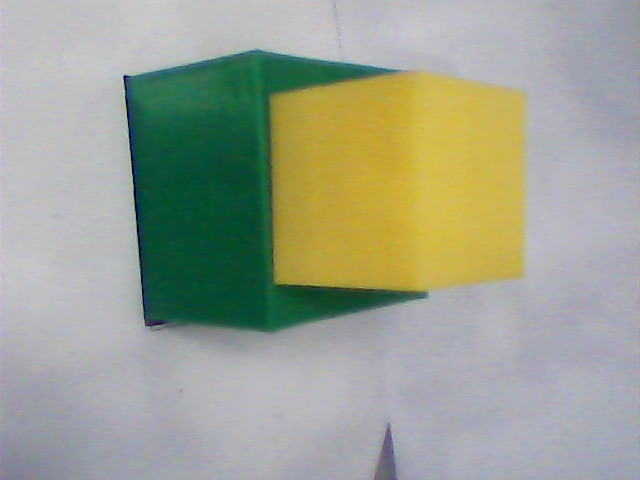
#> input picture c1.png, 640 x 480 px
$ python -i 'main(old).py'   (imports and definitions only)
#> lines starting #> are read from the running program, lines starting #| are printed output that depends on the picture; after the words box and inside, x2 and y2 are one past the last pixel; in counts of white or black regions, pixels touching at a corner belong together
#> further down, picture is the input picture: shape (480, 640, 3); mean B, G, R 145.7, 161.9, 156.3
import numpy as np
import serial
import cv2
import time
start_time = time.time()


# red - 1
# green - 2
# yellow - 3
# blue - 4
# black - 5

# ser = serial.Serial('/dev/ttyACM0', 9600)
ser = serial.Serial('/dev/ttyACM1', 9600)

building_map = []

red_min, red_max, blm_min, blm_max, gre_min, gre_max = 0, 0, 0, 0, 0, 0
yel_min, yel_max, blu_min, blu_max =  0, 0, 0, 0

flagBGR = False

pixel_x = 640

cameraPort = 0


def watchimg(img):
   #  cv2.imshow('img', img)
   #  cv2.waitKey()
   #  cv2.destroyAllWindows()
    pass


def segimg(img):
    pixel = 4
    if flagBGR:

        cv2.rectangle(img, (0, 0), (pixel, pixel), (25, 30, 255), -1)
        cv2.rectangle(img, (pixel, 0), (pixel*2, pixel), (0, 0, 0), -1)
        cv2.rectangle(img, (pixel*2, 0), (pixel*3, pixel), (70, 255, 27), -1)
        cv2.rectangle(img, (pixel*3, 0), (pixel*4, pixel), (60, 255, 204), -1)
        cv2.rectangle(img, (pixel*4, 0), (pixel*5, pixel), (255, 28, 31), -1)

    else:

        cv2.rectangle(img, (0, 0), (pixel, pixel), (20, 20, 255), -1)
        cv2.rectangle(img, (pixel, 0), (pixel*2, pixel), (0, 0, 0), -1)
#> img: shape (480, 640, 3); mean B, G, R 145.7, 161.9, 156.3
        cv2.rectangle(img, (pixel*2, 0), (pixel*3, pixel), (23, 255, 27), -1)
#> img: shape (480, 640, 3); mean B, G, R 145.7, 161.9, 156.3
        cv2.rectangle(img, (pixel*3, 0), (pixel*4, pixel), (60, 255, 204), -1)
#> img: shape (480, 640, 3); mean B, G, R 145.7, 161.9, 156.3
        cv2.rectangle(img, (pixel*4, 0), (pixel*5, pixel), (255, 28, 31), -1)
#> img: shape (480, 640, 3); mean B, G, R 145.7, 161.9, 156.3


# [26 lines left out: function obrezka, not called in this run]


def obrezkaMat(F, hsv_min, hsv_max):
    if not(flagBGR):
        F = cv2.cvtColor(F, cv2.COLOR_BGR2HSV)

    F = cv2.inRange(F, hsv_min, hsv_max)

    watchimg(F)

    x, y, w, h = 0, 0, 0, 0
    contours = cv2.findContours(F, cv2.RETR_TREE, cv2.CHAIN_APPROX_NONE)
    contours = contours[0]
    if contours:
        contours = sorted(contours, key=cv2.contourArea, reverse=True)
        (x, y, w, h) = cv2.boundingRect(contours[0])
        F = F[y:y + h, x:x + w]
        S = np.sum(F[1:len(F), 1:len(F[0])]) // 255

        if h > 75 and (w > 75):
            flagError = True
        else:
            flagError = False

        mid_x = (x+(w//2))
        mid_y = (y+(h//2))


    return mid_x, mid_y, flagError, h, x, y, w


def materials_matrix(img):

    massmat, count, massmat_fin = [], 0, []
    segimg(img)

    while True:  # по черным фигурам
        # break
        mid_x, mid_y, ids, h, x, y, w = obrezkaMat(img, blm_min, blm_max)
        if ids:
            midle_x = (x+(w//2))
            midle_y = (y+(h//2))
            cv2.rectangle(img, (x+w, y+h), (x, y-25), (255, 255, 255), -1)
            massmat.append([mid_x, mid_y, 5, h, w, count])
        else:
            break
#> this loop made 1 pass
#> (contours in obrezkaMat, x, y, w, h, S in obrezkaMat, mid_x, mid_y) on pass 1: (26 contours, all with area under 20, 4, 0, 4, 5, 12, 6, 2)
#> pass 1, in obrezkaMat, `F = cv2.inRange(F, hsv_min, hsv_max)`:
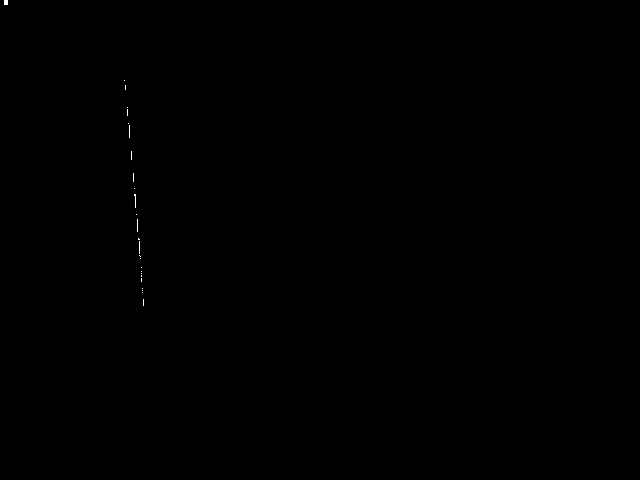
#> F: shape (480, 640); 0.04% white in thin lines or dots, all inside (x1, y1, x2, y2) = (4, 0, 144, 306)
#> after the loop, massmat = []

    while True:  # по синим фигурам
        # break
        mid_x, mid_y, ids, h, x, y, w = obrezkaMat(img, blu_min, blu_max)
        if ids:
            midle_x = (x+(w//2))
            midle_y = (y+(h//2))
            cv2.rectangle(img, (x+w, y+h), (x, y-25), (255, 255, 255), -1)
            massmat.append([mid_x, mid_y, 4, h, w, count])
        else:
            break
#> this loop made 1 pass
#> (x, y, w, h, S in obrezkaMat, mid_x, mid_y, ids) on pass 1: (129, 126, 9, 73, 211, 133, 162, False)

    while True:  # по зелёным фигурам
        # break
        mid_x, mid_y, ids, h, x, y, w = obrezkaMat(img, gre_min, gre_max)
        if ids:
            midle_x = (x+(w//2))
            midle_y = (y+(h//2))
            cv2.rectangle(img, (x+w, y+h), (x, y-25), (255, 255, 255), -1)
            massmat.append([mid_x, mid_y, 2, h, w, count])
        else:
            break
#> this loop made 2 passes
#> (x, y, w, h, S in obrezkaMat, mid_x, mid_y, ids) on pass 1: (125, 51, 283, 280, 39967, 266, 191, True)
#> (x, y, w, h, S in obrezkaMat, mid_x, mid_y, ids) on pass 2: (8, 0, 8, 5, 28, 12, 2, False)
#> pass 1, in obrezkaMat (call 3), `F = cv2.inRange(F, hsv_min, hsv_max)`:
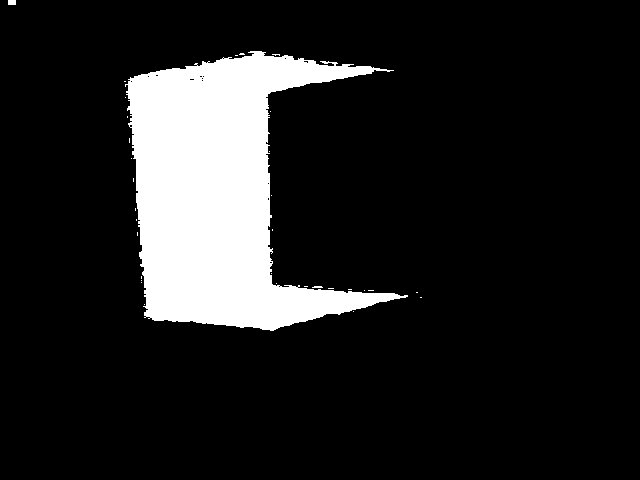
#> F: shape (480, 640); 13% white; 33 white regions (31 under 20 px), largest, box (x1, y1, x2, y2) and area: (125, 51, 408, 331) 39884, (8, 0, 16, 5) 40
#> pass 1, in obrezkaMat (call 3), `F = F[y:y + h, x:x + w]`:
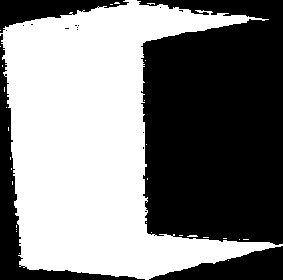
#> F: shape (280, 283); 50.5% white; 17 black regions (13 under 20 px), largest, box (x1, y1, x2, y2) and area: (137, 0, 283, 245) 30931, (0, 34, 145, 280) 3924, (149, 246, 283, 280) 2450, (0, 0, 129, 33) 1927
#> after the loop:
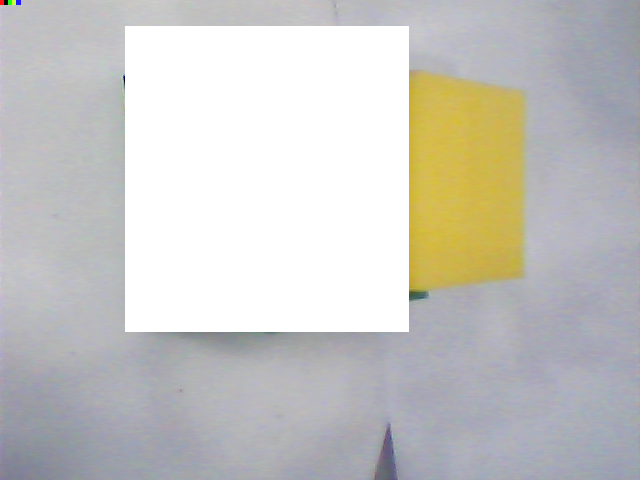
#> img: shape (480, 640, 3); mean B, G, R 195.3, 198.6, 199.6
#> after the loop, massmat = [[266, 191, 2, 280, 283, 0]]
    while True:  # по жёлтым фигурам
        # break
        mid_x, mid_y, ids, h, x, y, w = obrezkaMat(img, yel_min, yel_max)
        if ids:
            midle_x = (x+(w//2))
            midle_y = (y+(h//2))
            cv2.rectangle(img, (x+w, y+h), (x, y-25), (255, 255, 255), -1)
            massmat.append([mid_x, mid_y, 3, h, w, count])
        else:
            break
#> this loop made 2 passes
#> (x, y, w, h, S in obrezkaMat, mid_x, mid_y, ids) on pass 1: (409, 74, 115, 219, 22294, 466, 183, True)
#> (contours in obrezkaMat, x, y, w, h, S in obrezkaMat, mid_x, mid_y) on pass 2: (1 contour, all with area under 20, 12, 0, 4, 5, 12, 14, 2)
#> pass 1, in obrezkaMat (call 5), `F = cv2.inRange(F, hsv_min, hsv_max)`:
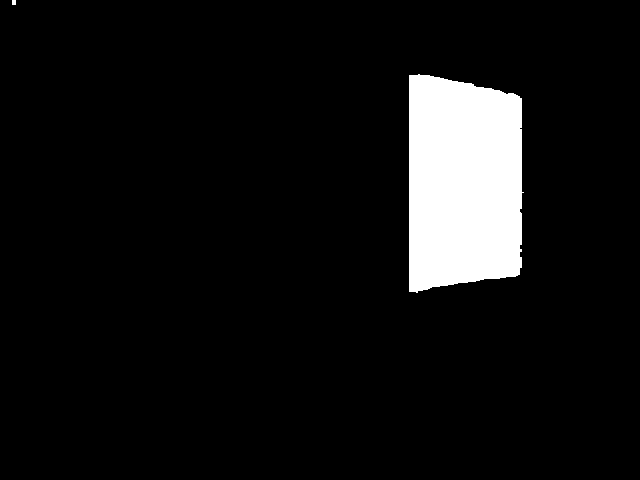
#> F: shape (480, 640); 7.3% white; 2 white regions, box (x1, y1, x2, y2) and area: (409, 74, 524, 293) 22513, (12, 0, 16, 5) 20
#> pass 1, in obrezkaMat (call 5), `F = F[y:y + h, x:x + w]`:
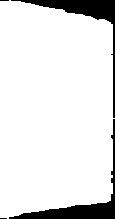
#> F: shape (219, 115); 89.4% white; 4 black regions (2 under 20 px), largest, box (x1, y1, x2, y2) and area: (9, 119, 115, 219) 1338, (11, 0, 115, 118) 1318
#> after the loop:
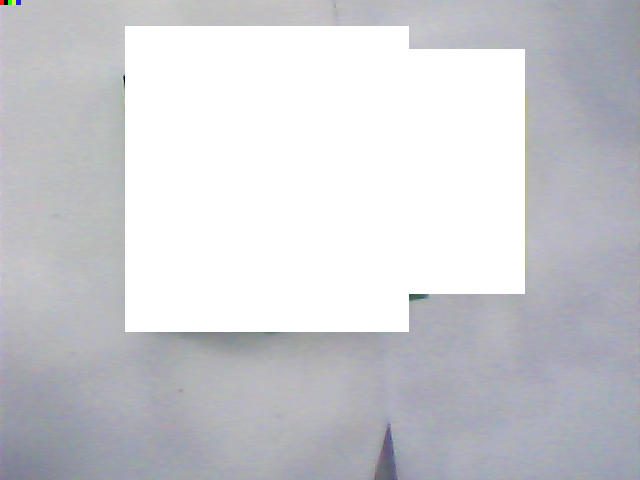
#> img: shape (480, 640, 3); 9.25% of pixels changed, all inside (x1, y1, x2, y2) = (409, 49, 525, 294)
#> after the loop, massmat = [[266, 191, 2, 280, 283, 0], [466, 183, 3, 219, 115, 0]]

    while True:  # по красным фигурам
        # break
        mid_x, mid_y, ids, h, x, y, w = obrezkaMat(img, red_min, red_max)
        if ids:
            midle_x = (x+(w//2))
            midle_y = (y+(h//2))
            cv2.rectangle(img, (x+w, y+h), (x, y-25), (255, 255, 255), -1)
            massmat.append([mid_x, mid_y, 1, h, w, count])
        else:
            break
#> this loop made 1 pass
#> (x, y, w, h, S in obrezkaMat, mid_x, mid_y, ids) on pass 1: (8, 0, 13, 5, 48, 14, 2, False)

    print(massmat)
#| [[266, 191, 2, 280, 283, 0], [466, 183, 3, 219, 115, 0]]

    if len(massmat) == 1:
        ser.write((str(massmat[0][2])+str(massmat[0][2])).encode('utf-8'))
        print((str(massmat[0][2])+str(massmat[0][2])).encode('utf-8'))
    elif len(massmat) == 2:

        massmat.sort()

        for i in massmat:
            massmat_fin.append(i[2])
#> this loop made 2 passes
#> after the loop, massmat_fin = [2, 3]

        print((str(massmat_fin[1])+str(massmat_fin[0])).encode('utf-8'))
#| b'32'
        ser.write((str(massmat_fin[1])+str(massmat_fin[0])).encode('utf-8'))

    else:
        massmat.sort()
        block = ""
        for i in massmat:
            if not (str(i[2]) in block):
                block+=str(i[2])
                massmat_fin.append(i[2])

        print((str(massmat_fin[1]) + str(massmat_fin[0])).encode('utf-8'))
        ser.write((str(massmat_fin[1])+str(massmat_fin[0])).encode('utf-8'))


# [182 lines left out: functions build_matrix, matrix_final, not called in this run]


countVar = 0

if flagBGR:
    red_min = np.array((0, 0, 40), np.uint8)  # 142, 100, 46
    red_max = np.array((25, 30, 255), np.uint8) #196, 255, 150

    blm_min = np.array((0, 0, 0), np.uint8) #0, 0, 0
    blm_max = np.array((35, 30, 30), np.uint8) #255, 255, 12

    gre_min = np.array((60, 194, 15), np.uint8)     #38, 121, 0
    gre_max = np.array((87, 255, 162), np.uint8)  #104, 255, 255

    yel_min = np.array((0, 125, 152), np.uint8)  # 11, 116, 125
    yel_max = np.array((54, 255, 217), np.uint8)  # 55, 200, 255

    blu_min = np.array((27, 0, 0), np.uint8)  # 111, 176, 41
    blu_max = np.array((255, 28, 31), np.uint8)  #131, 255, 255

else:
    red_min = np.array((0, 176, 104), np.uint8)  # 142, 100, 46
    red_max = np.array((179, 255, 255), np.uint8) #196, 255, 150

   #  redd_min = np.array((0, 196, 37), np.uint8)  # 142, 100, 46
   #  redd_max = np.array((49, 255, 255), np.uint8) #196, 255, 150

    blm_min = np.array((0, 0, 0), np.uint8) #0, 0, 0
    blm_max = np.array((179, 255, 27), np.uint8) #255, 255, 12

    gre_min = np.array((38, 121, 15), np.uint8)     #38, 121, 0
    gre_max = np.array((104, 255, 255), np.uint8)  #104, 255, 255

    yel_min = np.array((11, 116, 100), np.uint8)  # 11, 116, 125
    yel_max = np.array((55,255, 255), np.uint8)  # 55, 200, 255

    blu_min = np.array((100, 176, 16), np.uint8)  # 111, 176, 41
    blu_max = np.array((131, 255, 255), np.uint8)  #131, 255, 255


# [54 lines not run here, left out]

>>> import cv2
>>> picture = cv2.imread('../c1.png')
>>> result = materials_matrix(picture)

$ run again, on c2.png
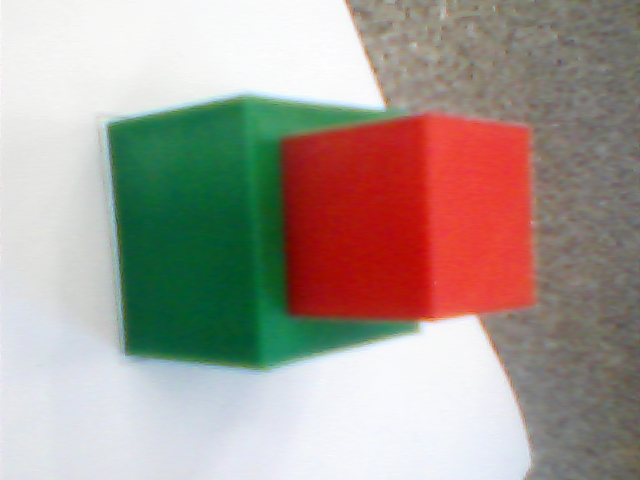
#> input picture c2.png, 640 x 480 px
#> picture is the input picture: shape (480, 640, 3); mean B, G, R 146.9, 155.2, 166.9
#> the loop in materials_matrix, `while True:` made 1 pass
#> (contours in obrezkaMat, x, y, w, h, S in obrezkaMat, mid_x, mid_y) on pass 1: (1 contour, all with area under 20, 4, 0, 4, 5, 12, 6, 2)
#> after the loop in materials_matrix, `while True:`: massmat = []
#> the loop in materials_matrix, `while True:` made 1 pass
#> (contours in obrezkaMat, x, y, w, h, S in obrezkaMat, mid_x, mid_y) on pass 1: (1 contour, all with area under 20, 16, 0, 5, 5, 16, 18, 2)
#> the loop in materials_matrix, `while True:` made 2 passes
#> (x, y, w, h, S in obrezkaMat, mid_x, mid_y, ids) on pass 1: (110, 100, 292, 268, 43900, 256, 234, True)
#> pass 1, in obrezkaMat (call 3), `F = cv2.inRange(F, hsv_min, hsv_max)`:
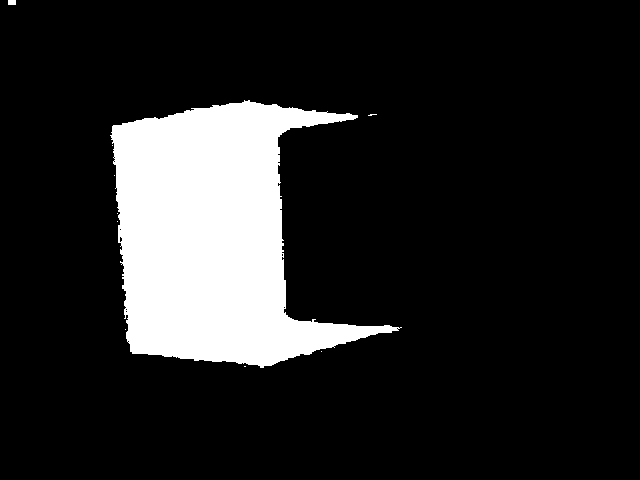
#> F: shape (480, 640); 14.3% white; 10 white regions (8 under 20 px), largest, box (x1, y1, x2, y2) and area: (110, 100, 402, 368) 43885, (8, 0, 16, 5) 40
#> after the loop in materials_matrix, `while True:`: massmat = [[256, 234, 2, 268, 292, 0]]
#> the loop in materials_matrix, `while True:` made 1 pass
#> (contours in obrezkaMat, x, y, w, h, S in obrezkaMat, mid_x, mid_y) on pass 1: (17 contours, all with area under 20, 12, 0, 4, 5, 12, 14, 2)
#> the loop in materials_matrix, `while True:` made 2 passes
#> (x, y, w, h, S in obrezkaMat, mid_x, mid_y, ids) on pass 1: (403, 116, 129, 204, 23177, 467, 218, True)
#> after the loop in materials_matrix, `while True:`:
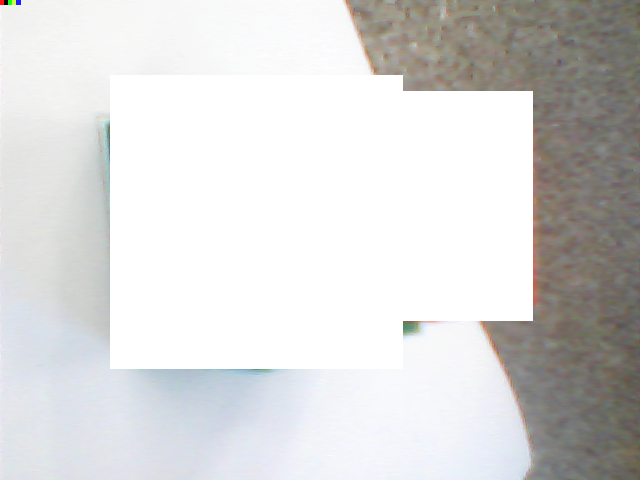
#> img: shape (480, 640, 3); mean B, G, R 215.2, 215.8, 216
#> after the loop in materials_matrix, `while True:`: massmat = [[256, 234, 2, 268, 292, 0], [467, 218, 1, 204, 129, 0]]
#| [[256, 234, 2, 268, 292, 0], [467, 218, 1, 204, 129, 0]]
#> the loop in materials_matrix, `for i in massmat:` made 2 passes
#> after the loop in materials_matrix, `for i in massmat:`: massmat_fin = [2, 1]
#| b'12'

$ run again, on c3.png
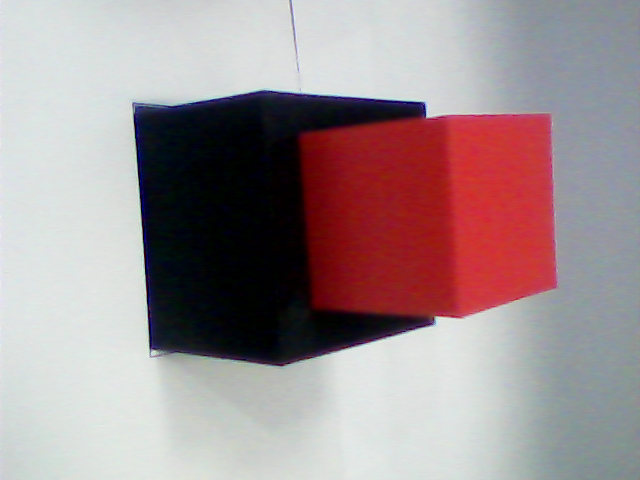
#> input picture c3.png, 640 x 480 px
#> picture is the input picture: shape (480, 640, 3); mean B, G, R 147.2, 144.8, 160.8
#> the loop in materials_matrix, `while True:` made 2 passes
#> (x, y, w, h, S in obrezkaMat, mid_x, mid_y, ids) on pass 1: (144, 103, 260, 258, 39526, 274, 232, True)
#> pass 1, in obrezkaMat, `F = cv2.inRange(F, hsv_min, hsv_max)`:
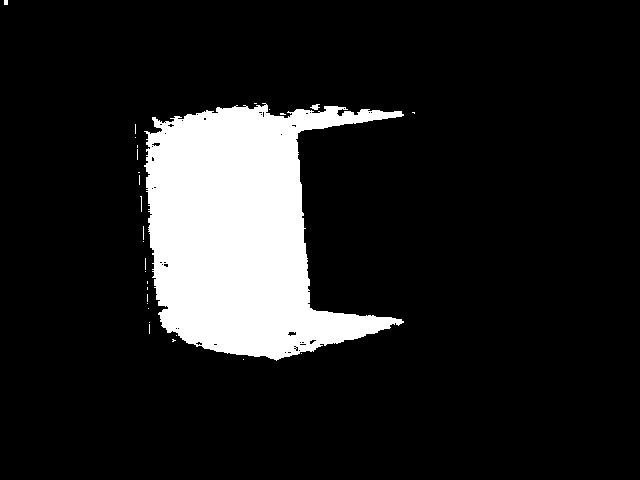
#> F: shape (480, 640); 12.9% white; 29 white regions (26 under 20 px), largest, box (x1, y1, x2, y2) and area: (144, 103, 404, 361) 39436, (310, 104, 320, 110) 36, (4, 0, 8, 5) 20
#> after the loop in materials_matrix, `while True:`: massmat = [[274, 232, 5, 258, 260, 0]]
#> the loop in materials_matrix, `while True:` made 1 pass
#> (x, y, w, h, S in obrezkaMat, mid_x, mid_y, ids) on pass 1: (134, 114, 10, 104, 503, 139, 166, False)
#> the loop in materials_matrix, `while True:` made 1 pass
#> (x, y, w, h, S in obrezkaMat, mid_x, mid_y, ids) on pass 1: (8, 0, 8, 5, 28, 12, 2, False)
#> the loop in materials_matrix, `while True:` made 1 pass
#> (contours in obrezkaMat, x, y, w, h, S in obrezkaMat, mid_x, mid_y) on pass 1: (1 contour, all with area under 20, 12, 0, 4, 5, 12, 14, 2)
#> the loop in materials_matrix, `while True:` made 2 passes
#> (x, y, w, h, S in obrezkaMat, mid_x, mid_y, ids) on pass 1: (405, 115, 149, 202, 26234, 479, 216, True)
#> after the loop in materials_matrix, `while True:`:
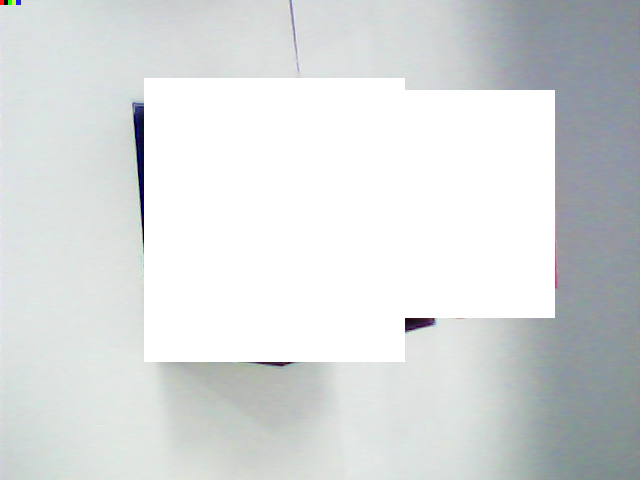
#> img: shape (480, 640, 3); mean B, G, R 220, 219.5, 215.9
#> after the loop in materials_matrix, `while True:`: massmat = [[274, 232, 5, 258, 260, 0], [479, 216, 1, 202, 149, 0]]
#| [[274, 232, 5, 258, 260, 0], [479, 216, 1, 202, 149, 0]]
#> the loop in materials_matrix, `for i in massmat:` made 2 passes
#> after the loop in materials_matrix, `for i in massmat:`: massmat_fin = [5, 1]
#| b'15'

$ run again, on c4.png
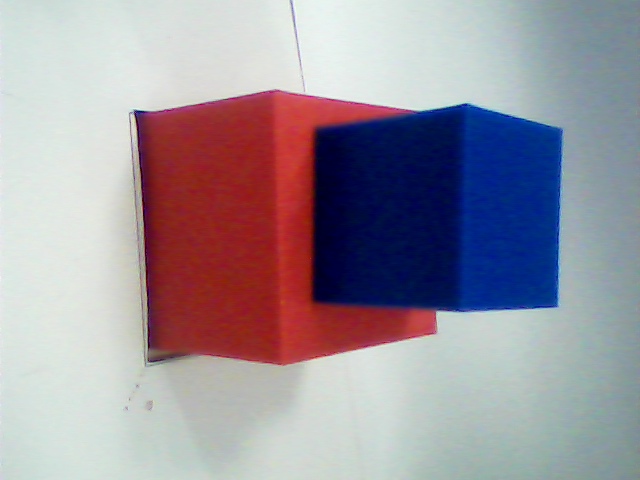
#> input picture c4.png, 640 x 480 px
#> picture is the input picture: shape (480, 640, 3); mean B, G, R 158.4, 148.9, 156.3
#> the loop in materials_matrix, `while True:` made 1 pass
#> (contours in obrezkaMat, x, y, w, h, S in obrezkaMat, mid_x, mid_y) on pass 1: (32 contours, all with area under 20, 4, 0, 4, 5, 12, 6, 2)
#> after the loop in materials_matrix, `while True:`: massmat = []
#> the loop in materials_matrix, `while True:` made 2 passes
#> (x, y, w, h, S in obrezkaMat, mid_x, mid_y, ids) on pass 1: (316, 104, 246, 207, 45837, 439, 207, True)
#> after the loop in materials_matrix, `while True:`: massmat = [[439, 207, 4, 207, 246, 0]]
#> the loop in materials_matrix, `while True:` made 1 pass
#> (x, y, w, h, S in obrezkaMat, mid_x, mid_y, ids) on pass 1: (8, 0, 8, 5, 28, 12, 2, False)
#> the loop in materials_matrix, `while True:` made 1 pass
#> (contours in obrezkaMat, x, y, w, h, S in obrezkaMat, mid_x, mid_y) on pass 1: (2 contours, all with area under 20, 12, 0, 4, 5, 12, 14, 2)
#> the loop in materials_matrix, `while True:` made 2 passes
#> (x, y, w, h, S in obrezkaMat, mid_x, mid_y, ids) on pass 1: (144, 103, 276, 257, 40652, 282, 231, True)
#> after the loop in materials_matrix, `while True:`:
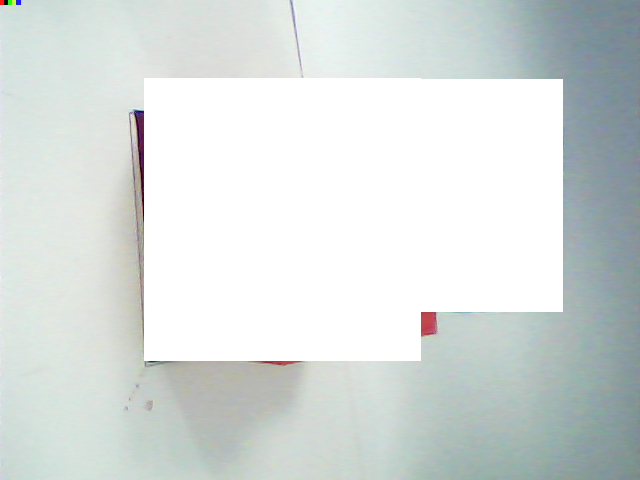
#> img: shape (480, 640, 3); mean B, G, R 219.7, 221.3, 214.8
#> after the loop in materials_matrix, `while True:`: massmat = [[439, 207, 4, 207, 246, 0], [282, 231, 1, 257, 276, 0]]
#| [[439, 207, 4, 207, 246, 0], [282, 231, 1, 257, 276, 0]]
#> the loop in materials_matrix, `for i in massmat:` made 2 passes
#> after the loop in materials_matrix, `for i in massmat:`: massmat_fin = [1, 4]
#| b'41'
